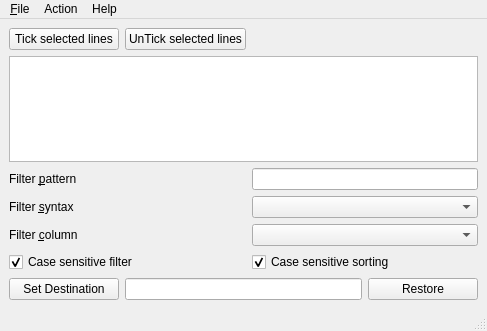
<?xml version="1.0" encoding="UTF-8"?>
<ui version="4.0">
 <class>MainWindow</class>
 <widget class="QMainWindow" name="MainWindow">
  <property name="geometry">
   <rect>
    <x>0</x>
    <y>0</y>
    <width>487</width>
    <height>331</height>
   </rect>
  </property>
  <property name="windowTitle">
   <string>MainWindow</string>
  </property>
  <widget class="QWidget" name="centralwidget">
   <layout class="QGridLayout" name="gridLayout">
    <item row="4" column="0">
     <widget class="QLabel" name="label">
      <property name="text">
       <string>Filter &amp;pattern</string>
      </property>
      <property name="buddy">
       <cstring>filterPatternLineEdit</cstring>
      </property>
     </widget>
    </item>
    <item row="4" column="2" colspan="2">
     <widget class="QLineEdit" name="filterPatternLineEdit">
      <property name="whatsThis">
       <string>enter patter to filter the view</string>
      </property>
     </widget>
    </item>
    <item row="5" column="0">
     <widget class="QLabel" name="label_2">
      <property name="text">
       <string>Filter &amp;syntax</string>
      </property>
      <property name="buddy">
       <cstring>filterSyntaxComboBox</cstring>
      </property>
     </widget>
    </item>
    <item row="5" column="2" colspan="2">
     <widget class="QComboBox" name="filterSyntaxComboBox"/>
    </item>
    <item row="6" column="0">
     <widget class="QLabel" name="label_3">
      <property name="text">
       <string>Filter &amp;column</string>
      </property>
      <property name="buddy">
       <cstring>filterColumnComboBox</cstring>
      </property>
     </widget>
    </item>
    <item row="6" column="2" colspan="2">
     <widget class="QComboBox" name="filterColumnComboBox">
      <property name="statusTip">
       <string>chose on which column apply filter.</string>
      </property>
     </widget>
    </item>
    <item row="7" column="0" colspan="2">
     <widget class="QCheckBox" name="filterCaseSensitivityCheckBox">
      <property name="text">
       <string>Case sensitive filter</string>
      </property>
      <property name="checked">
       <bool>true</bool>
      </property>
     </widget>
    </item>
    <item row="7" column="2" colspan="2">
     <widget class="QCheckBox" name="sortCaseSensitivityCheckBox">
      <property name="text">
       <string>Case sensitive sorting</string>
      </property>
      <property name="checked">
       <bool>true</bool>
      </property>
     </widget>
    </item>
    <item row="8" column="0">
     <widget class="QPushButton" name="pbBrowseDest">
      <property name="statusTip">
       <string>Select a folder to recover files</string>
      </property>
      <property name="text">
       <string>Set Destination</string>
      </property>
     </widget>
    </item>
    <item row="8" column="1" colspan="2">
     <widget class="QLineEdit" name="leDestFolder">
      <property name="readOnly">
       <bool>true</bool>
      </property>
     </widget>
    </item>
    <item row="8" column="3">
     <widget class="QPushButton" name="pbRestore">
      <property name="statusTip">
       <string>restore ticked files</string>
      </property>
      <property name="whatsThis">
       <string/>
      </property>
      <property name="text">
       <string>Restore</string>
      </property>
     </widget>
    </item>
    <item row="1" column="0" colspan="4">
     <widget class="QTreeView" name="proxyView">
      <property name="alternatingRowColors">
       <bool>true</bool>
      </property>
      <property name="selectionMode">
       <enum>QAbstractItemView::ContiguousSelection</enum>
      </property>
      <property name="rootIsDecorated">
       <bool>false</bool>
      </property>
      <property name="sortingEnabled">
       <bool>true</bool>
      </property>
     </widget>
    </item>
    <item row="0" column="1">
     <widget class="QPushButton" name="pbUnTickAll">
      <property name="text">
       <string>UnTick selected lines</string>
      </property>
     </widget>
    </item>
    <item row="0" column="0">
     <widget class="QPushButton" name="pbTickAll">
      <property name="text">
       <string>Tick selected lines</string>
      </property>
     </widget>
    </item>
   </layout>
  </widget>
  <widget class="QMenuBar" name="menubar">
   <property name="geometry">
    <rect>
     <x>0</x>
     <y>0</y>
     <width>487</width>
     <height>21</height>
    </rect>
   </property>
   <widget class="QMenu" name="menuFile">
    <property name="title">
     <string>&amp;File</string>
    </property>
    <addaction name="actionOpen_folder"/>
   </widget>
   <widget class="QMenu" name="menuHelp">
    <property name="title">
     <string>Help</string>
    </property>
    <addaction name="actionAbout"/>
   </widget>
   <widget class="QMenu" name="menuAction">
    <property name="title">
     <string>Action</string>
    </property>
    <addaction name="actionRestore"/>
    <addaction name="actionDelete"/>
   </widget>
   <addaction name="menuFile"/>
   <addaction name="menuAction"/>
   <addaction name="menuHelp"/>
  </widget>
  <widget class="QStatusBar" name="statusbar"/>
  <action name="actionOpen_folder">
   <property name="text">
    <string>&amp;Open folder</string>
   </property>
  </action>
  <action name="actionAbout">
   <property name="text">
    <string>About</string>
   </property>
  </action>
  <action name="actionRestore">
   <property name="text">
    <string>Restore</string>
   </property>
   <property name="statusTip">
    <string>restore ticked files</string>
   </property>
  </action>
  <action name="actionDelete">
   <property name="text">
    <string>Delete</string>
   </property>
   <property name="statusTip">
    <string>Delete ticked files from disk</string>
   </property>
  </action>
 </widget>
 <resources/>
 <connections>
  <connection>
   <sender>actionRestore</sender>
   <signal>triggered()</signal>
   <receiver>pbRestore</receiver>
   <slot>click()</slot>
   <hints>
    <hint type="sourcelabel">
     <x>-1</x>
     <y>-1</y>
    </hint>
    <hint type="destinationlabel">
     <x>421</x>
     <y>290</y>
    </hint>
   </hints>
  </connection>
 </connections>
</ui>
